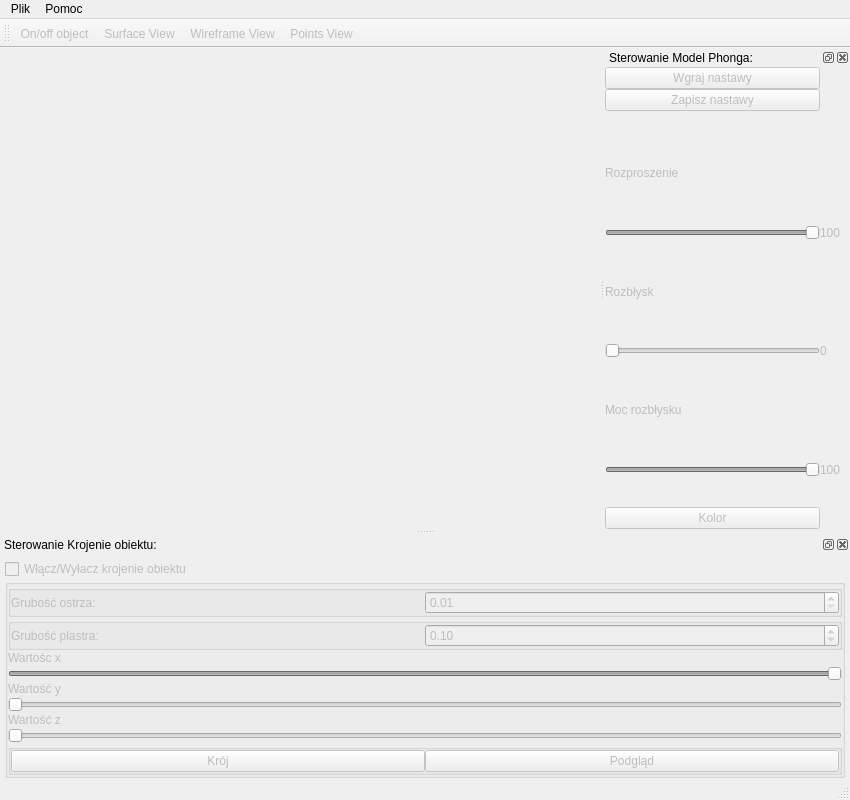
<?xml version="1.0" encoding="UTF-8"?>
<ui version="4.0">
 <class>MainWindow</class>
 <widget class="QMainWindow" name="MainWindow">
  <property name="geometry">
   <rect>
    <x>0</x>
    <y>0</y>
    <width>850</width>
    <height>800</height>
   </rect>
  </property>
  <property name="windowTitle">
   <string>MainWindow</string>
  </property>
  <widget class="QWidget" name="centralWidget">
   <layout class="QHBoxLayout" name="horizontalLayout_4">
    <property name="spacing">
     <number>0</number>
    </property>
    <property name="leftMargin">
     <number>5</number>
    </property>
    <property name="topMargin">
     <number>5</number>
    </property>
    <property name="rightMargin">
     <number>5</number>
    </property>
    <property name="bottomMargin">
     <number>5</number>
    </property>
    <item>
     <widget class="QVTKWidget" name="qvtkWidget" native="true"/>
    </item>
   </layout>
  </widget>
  <widget class="QMenuBar" name="menuBar">
   <property name="geometry">
    <rect>
     <x>0</x>
     <y>0</y>
     <width>850</width>
     <height>20</height>
    </rect>
   </property>
   <widget class="QMenu" name="menuFile">
    <property name="title">
     <string>Plik</string>
    </property>
    <widget class="QMenu" name="menuSave">
     <property name="title">
      <string>Zapisz ekran</string>
     </property>
     <addaction name="actionSaveWindow"/>
     <addaction name="actionSaveWidget"/>
    </widget>
    <addaction name="actionOpenObject"/>
    <addaction name="menuSave"/>
    <addaction name="actionExit"/>
   </widget>
   <widget class="QMenu" name="menuHelp">
    <property name="title">
     <string>Pomoc</string>
    </property>
    <addaction name="actionAboutApp"/>
    <addaction name="actionAboutQt"/>
   </widget>
   <addaction name="menuFile"/>
   <addaction name="menuHelp"/>
  </widget>
  <widget class="QToolBar" name="mainToolBar">
   <property name="enabled">
    <bool>true</bool>
   </property>
   <attribute name="toolBarArea">
    <enum>TopToolBarArea</enum>
   </attribute>
   <attribute name="toolBarBreak">
    <bool>false</bool>
   </attribute>
   <addaction name="actionHideObject"/>
   <addaction name="actionSurfaceView"/>
   <addaction name="actionWireframeView"/>
   <addaction name="actionPointsView"/>
  </widget>
  <widget class="QStatusBar" name="statusBar"/>
  <widget class="QDockWidget" name="dockWidget">
   <property name="enabled">
    <bool>true</bool>
   </property>
   <property name="windowTitle">
    <string>Sterowanie Krojenie obiektu:</string>
   </property>
   <attribute name="dockWidgetArea">
    <number>8</number>
   </attribute>
   <widget class="QWidget" name="dockWidgetContentsSlice">
    <property name="enabled">
     <bool>false</bool>
    </property>
    <layout class="QVBoxLayout" name="verticalLayout_2">
     <property name="spacing">
      <number>0</number>
     </property>
     <property name="leftMargin">
      <number>5</number>
     </property>
     <property name="topMargin">
      <number>5</number>
     </property>
     <property name="rightMargin">
      <number>5</number>
     </property>
     <property name="bottomMargin">
      <number>0</number>
     </property>
     <item>
      <widget class="QCheckBox" name="checkBoxOnSlicer">
       <property name="text">
        <string>Włącz/Wyłacz krojenie obiektu</string>
       </property>
      </widget>
     </item>
     <item>
      <widget class="QGroupBox" name="groupBoxSlider">
       <property name="enabled">
        <bool>false</bool>
       </property>
       <property name="title">
        <string/>
       </property>
       <layout class="QVBoxLayout" name="verticalLayout_3">
        <property name="spacing">
         <number>1</number>
        </property>
        <property name="leftMargin">
         <number>0</number>
        </property>
        <property name="topMargin">
         <number>0</number>
        </property>
        <property name="rightMargin">
         <number>0</number>
        </property>
        <property name="bottomMargin">
         <number>0</number>
        </property>
        <item>
         <widget class="QGroupBox" name="groupBox1">
          <property name="title">
           <string/>
          </property>
          <layout class="QHBoxLayout" name="horizontalLayout">
           <property name="spacing">
            <number>0</number>
           </property>
           <property name="leftMargin">
            <number>0</number>
           </property>
           <property name="topMargin">
            <number>0</number>
           </property>
           <property name="rightMargin">
            <number>0</number>
           </property>
           <property name="bottomMargin">
            <number>0</number>
           </property>
           <item>
            <widget class="QLabel" name="labelWidthSlider">
             <property name="text">
              <string>Grubość ostrza:</string>
             </property>
            </widget>
           </item>
           <item>
            <widget class="QDoubleSpinBox" name="spinBoxSliceLineWidth">
             <property name="minimum">
              <double>0.010000000000000</double>
             </property>
             <property name="maximum">
              <double>100.000000000000000</double>
             </property>
             <property name="singleStep">
              <double>0.010000000000000</double>
             </property>
             <property name="value">
              <double>0.010000000000000</double>
             </property>
            </widget>
           </item>
          </layout>
         </widget>
        </item>
        <item>
         <widget class="QGroupBox" name="groupBox2">
          <property name="title">
           <string/>
          </property>
          <layout class="QHBoxLayout" name="horizontalLayout_3">
           <property name="spacing">
            <number>0</number>
           </property>
           <property name="sizeConstraint">
            <enum>QLayout::SetDefaultConstraint</enum>
           </property>
           <property name="leftMargin">
            <number>0</number>
           </property>
           <property name="topMargin">
            <number>0</number>
           </property>
           <property name="rightMargin">
            <number>0</number>
           </property>
           <property name="bottomMargin">
            <number>0</number>
           </property>
           <item>
            <widget class="QLabel" name="label">
             <property name="text">
              <string>Grubość plastra:</string>
             </property>
            </widget>
           </item>
           <item>
            <widget class="QDoubleSpinBox" name="spinBoxSliceWidth">
             <property name="minimum">
              <double>0.010000000000000</double>
             </property>
             <property name="maximum">
              <double>100.000000000000000</double>
             </property>
             <property name="singleStep">
              <double>0.010000000000000</double>
             </property>
             <property name="value">
              <double>0.100000000000000</double>
             </property>
            </widget>
           </item>
          </layout>
         </widget>
        </item>
        <item>
         <widget class="QLabel" name="labelX">
          <property name="text">
           <string>Wartośc x</string>
          </property>
         </widget>
        </item>
        <item>
         <widget class="QSlider" name="horizontalSliderX">
          <property name="maximum">
           <number>100</number>
          </property>
          <property name="singleStep">
           <number>1</number>
          </property>
          <property name="value">
           <number>100</number>
          </property>
          <property name="orientation">
           <enum>Qt::Horizontal</enum>
          </property>
         </widget>
        </item>
        <item>
         <widget class="QLabel" name="labelY">
          <property name="text">
           <string>Wartość y</string>
          </property>
         </widget>
        </item>
        <item>
         <widget class="QSlider" name="horizontalSliderY">
          <property name="maximum">
           <number>100</number>
          </property>
          <property name="orientation">
           <enum>Qt::Horizontal</enum>
          </property>
         </widget>
        </item>
        <item>
         <widget class="QLabel" name="labelZ">
          <property name="text">
           <string>Wartość z</string>
          </property>
         </widget>
        </item>
        <item>
         <widget class="QSlider" name="horizontalSliderZ">
          <property name="maximum">
           <number>100</number>
          </property>
          <property name="orientation">
           <enum>Qt::Horizontal</enum>
          </property>
         </widget>
        </item>
        <item>
         <widget class="QGroupBox" name="groupBoxButtons">
          <property name="title">
           <string/>
          </property>
          <layout class="QHBoxLayout" name="horizontalLayout_2">
           <property name="spacing">
            <number>0</number>
           </property>
           <property name="leftMargin">
            <number>0</number>
           </property>
           <property name="topMargin">
            <number>0</number>
           </property>
           <property name="rightMargin">
            <number>0</number>
           </property>
           <property name="bottomMargin">
            <number>0</number>
           </property>
           <item>
            <widget class="QPushButton" name="pushButtonSlice">
             <property name="text">
              <string>Krój</string>
             </property>
            </widget>
           </item>
           <item>
            <widget class="QPushButton" name="pushButtonView">
             <property name="text">
              <string>Podgląd</string>
             </property>
            </widget>
           </item>
          </layout>
         </widget>
        </item>
       </layout>
      </widget>
     </item>
    </layout>
   </widget>
  </widget>
  <widget class="QDockWidget" name="dockWidget2">
   <property name="windowTitle">
    <string>Sterowanie Model Phonga:</string>
   </property>
   <attribute name="dockWidgetArea">
    <number>2</number>
   </attribute>
   <widget class="QWidget" name="dockWidgetContentsPhong">
    <property name="enabled">
     <bool>false</bool>
    </property>
    <layout class="QGridLayout" name="gridLayout_3">
     <property name="leftMargin">
      <number>0</number>
     </property>
     <property name="topMargin">
      <number>0</number>
     </property>
     <property name="rightMargin">
      <number>0</number>
     </property>
     <property name="bottomMargin">
      <number>0</number>
     </property>
     <property name="spacing">
      <number>0</number>
     </property>
     <item row="0" column="0">
      <widget class="QPushButton" name="pushButtonLoadProp">
       <property name="text">
        <string>Wgraj nastawy</string>
       </property>
      </widget>
     </item>
     <item row="1" column="0">
      <widget class="QPushButton" name="pushButtonSaveProp">
       <property name="text">
        <string>Zapisz nastawy</string>
       </property>
      </widget>
     </item>
     <item row="2" column="0">
      <spacer name="horizontalSpacer1">
       <property name="orientation">
        <enum>Qt::Horizontal</enum>
       </property>
       <property name="sizeHint" stdset="0">
        <size>
         <width>215</width>
         <height>20</height>
        </size>
       </property>
      </spacer>
     </item>
     <item row="3" column="0">
      <widget class="QLabel" name="labelDiff">
       <property name="text">
        <string>Rozproszenie</string>
       </property>
      </widget>
     </item>
     <item row="4" column="0">
      <widget class="QSlider" name="sliderDiff">
       <property name="maximum">
        <number>100</number>
       </property>
       <property name="value">
        <number>100</number>
       </property>
       <property name="orientation">
        <enum>Qt::Horizontal</enum>
       </property>
      </widget>
     </item>
     <item row="4" column="1">
      <widget class="QLabel" name="labelDiffIndicator">
       <property name="minimumSize">
        <size>
         <width>30</width>
         <height>35</height>
        </size>
       </property>
       <property name="text">
        <string>100</string>
       </property>
      </widget>
     </item>
     <item row="5" column="0">
      <widget class="QLabel" name="labelSpec">
       <property name="text">
        <string>Rozbłysk</string>
       </property>
      </widget>
     </item>
     <item row="6" column="0">
      <widget class="QSlider" name="sliderSpecSlider">
       <property name="maximum">
        <number>100</number>
       </property>
       <property name="orientation">
        <enum>Qt::Horizontal</enum>
       </property>
      </widget>
     </item>
     <item row="6" column="1">
      <widget class="QLabel" name="labelSpecIndicator">
       <property name="minimumSize">
        <size>
         <width>30</width>
         <height>35</height>
        </size>
       </property>
       <property name="text">
        <string>0</string>
       </property>
      </widget>
     </item>
     <item row="7" column="0">
      <widget class="QLabel" name="labelSpecPow">
       <property name="text">
        <string>Moc rozbłysku</string>
       </property>
      </widget>
     </item>
     <item row="8" column="0">
      <widget class="QSlider" name="sliderSpecPow">
       <property name="maximum">
        <number>100</number>
       </property>
       <property name="value">
        <number>100</number>
       </property>
       <property name="orientation">
        <enum>Qt::Horizontal</enum>
       </property>
      </widget>
     </item>
     <item row="8" column="1">
      <widget class="QLabel" name="labelSpecPowIndicator">
       <property name="minimumSize">
        <size>
         <width>30</width>
         <height>35</height>
        </size>
       </property>
       <property name="text">
        <string>100</string>
       </property>
      </widget>
     </item>
     <item row="9" column="0">
      <spacer name="horizontalSpacer2">
       <property name="orientation">
        <enum>Qt::Horizontal</enum>
       </property>
       <property name="sizeHint" stdset="0">
        <size>
         <width>215</width>
         <height>20</height>
        </size>
       </property>
      </spacer>
     </item>
     <item row="10" column="0">
      <widget class="QPushButton" name="pushButtonColor">
       <property name="text">
        <string>Kolor</string>
       </property>
      </widget>
     </item>
    </layout>
   </widget>
  </widget>
  <action name="actionOpenObject">
   <property name="icon">
    <iconset resource="Zasoby.qrc">
     <normaloff>:/Images/Images/load.png</normaloff>:/Images/Images/load.png</iconset>
   </property>
   <property name="text">
    <string>Wczytaj obiekt</string>
   </property>
  </action>
  <action name="actionExit">
   <property name="icon">
    <iconset resource="Zasoby.qrc">
     <normaloff>:/Images/Images/exit.png</normaloff>:/Images/Images/exit.png</iconset>
   </property>
   <property name="text">
    <string>Zamknij</string>
   </property>
  </action>
  <action name="actionAboutApp">
   <property name="icon">
    <iconset resource="Zasoby.qrc">
     <normaloff>:/Images/Images/help.png</normaloff>:/Images/Images/help.png</iconset>
   </property>
   <property name="text">
    <string>O programie</string>
   </property>
  </action>
  <action name="actionAboutQt">
   <property name="icon">
    <iconset resource="Zasoby.qrc">
     <normaloff>:/Images/Images/qt.png</normaloff>:/Images/Images/qt.png</iconset>
   </property>
   <property name="text">
    <string>O Qt</string>
   </property>
  </action>
  <action name="actionHideObject">
   <property name="enabled">
    <bool>false</bool>
   </property>
   <property name="text">
    <string>On/off object</string>
   </property>
   <property name="toolTip">
    <string>On/off object</string>
   </property>
  </action>
  <action name="actionCa_e_okno">
   <property name="text">
    <string>Całe okno</string>
   </property>
  </action>
  <action name="actionCA_y">
   <property name="text">
    <string>CAły</string>
   </property>
  </action>
  <action name="actionSaveWindow">
   <property name="icon">
    <iconset resource="Zasoby.qrc">
     <normaloff>:/Images/Images/fullscreen.png</normaloff>:/Images/Images/fullscreen.png</iconset>
   </property>
   <property name="text">
    <string>Cały ekran</string>
   </property>
  </action>
  <action name="actionSaveWidget">
   <property name="icon">
    <iconset resource="Zasoby.qrc">
     <normaloff>:/Images/Images/screen.png</normaloff>:/Images/Images/screen.png</iconset>
   </property>
   <property name="text">
    <string>Tylko widget</string>
   </property>
  </action>
  <action name="actionWireframeView">
   <property name="enabled">
    <bool>false</bool>
   </property>
   <property name="text">
    <string>Wireframe View</string>
   </property>
  </action>
  <action name="actionPointsView">
   <property name="enabled">
    <bool>false</bool>
   </property>
   <property name="text">
    <string>Points View</string>
   </property>
  </action>
  <action name="actionSurfaceView">
   <property name="enabled">
    <bool>false</bool>
   </property>
   <property name="text">
    <string>Surface View</string>
   </property>
  </action>
 </widget>
 <layoutdefault spacing="6" margin="11"/>
 <customwidgets>
  <customwidget>
   <class>QVTKWidget</class>
   <extends>QWidget</extends>
   <header>QVTKWidget.h</header>
  </customwidget>
 </customwidgets>
 <resources>
  <include location="Zasoby.qrc"/>
 </resources>
 <connections/>
</ui>
